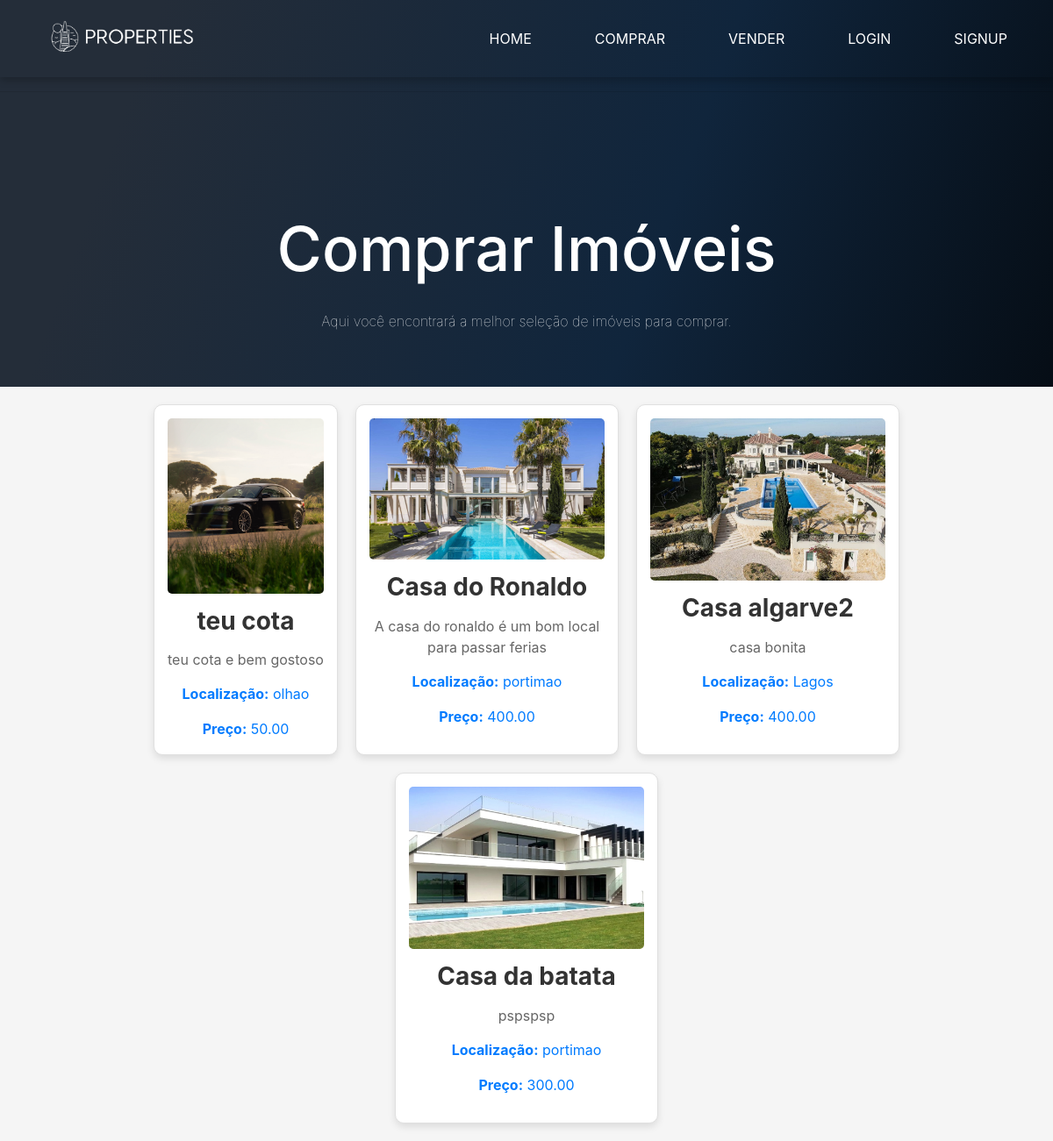
Screenshot of /comprar/ with the database file from the repository.
### base/models.py (models this page shows, shortened)
class Property(models.Model):
    LOCATION_CHOICES = [
        ('faro', 'Faro'),
        ('lagos', 'Lagos'),
        ('portimao', 'Portimão'),
        ('albufeira', 'Albufeira'),
        ('tavira', 'Tavira'),
        ('olhao', 'Olhão'),
        ('silves', 'Silves'),
        ('loule', 'Loulé'),
        ('vila_real_de_santo_antonio', 'Vila Real de Santo António'),
    ]
    host = models.ForeignKey('Profile', on_delete=models.CASCADE)
    title = models.CharField(max_length=255)
    description = models.TextField()
    location = models.CharField(max_length=100, choices=LOCATION_CHOICES)
    price = models.DecimalField(max_digits=6, decimal_places=2)
    area = models.IntegerField()
    num_bedrooms = models.IntegerField()
    num_bathrooms = models.IntegerField()
    elevator = models.BooleanField(default=False)
    parking_spaces = models.IntegerField(default=0)
    pool = models.BooleanField(default=False)

class PropertyImage(models.Model):
    property = models.ForeignKey('Property', related_name='images', on_delete=models.CASCADE)
    image = models.ImageField(upload_to='property_images/')
    uploaded_at = models.DateTimeField(auto_now_add=True)

### base/views.py (the view)
# urls.py: path('comprar/', views.buy, name='comprar'),
def buy(request):
    properties = Property.objects.order_by('-id')
    properties_with_images = []
    for prop in properties:
        first_image = prop.images.first()  # Utiliza o `related_name` definido no modelo
        properties_with_images.append((prop, first_image))
    return render(request, 'buy.html', {'properties_with_images': properties_with_images})

### templates/buy.html
{% extends 'main.html' %}
{% block content %}
<div class="content ">
    <h1>Comprar Imóveis</h1>
    <p>Aqui você encontrará a melhor seleção de imóveis para comprar.</p>
</div>
    <div class="card-container">
    {% if properties_with_images %}
        {% for property, image in properties_with_images %}
            <a href="{% url 'property_detail' property.pk %}" class="property-link">
            <div class="property-card">
                {% if image %}
                    <img src="{{ image.image.url }}" alt="{{ property.title }} - Image" class="property-image">
                {% else %}
                    <p class="no-image">Nenhuma imagem disponível</p>
                {% endif %}
                <h2 class="property-title">{{ property.title }}</h2>
                <p class="property-description">{{ property.description }}</p>
                <p><strong>Localização:</strong> {{ property.location }}</p>
                <p><strong>Preço:</strong> {{ property.price }}</p>
            </div>
            </a>
        {% endfor %}
    {% else %}
        <div class="no-property">
            Nenhum imóvel disponível no momento.
        </div>
    {% endif %}
</div>
{% endblock %}

### templates/main.html (shortened to what this page needs)
<!DOCTYPE html>
{% load static %}
<html lang="en">
<head>
    <link rel="stylesheet" href="{% static 'css/style.css' %}">
    <link href="{% static 'css/fonts.css' %}" rel="stylesheet">
    <link rel="stylesheet" href="{% static 'css/property_details.css' %}">
    <link rel="stylesheet" href="https://stackpath.bootstrapcdn.com/bootstrap/4.5.2/css/bootstrap.min.css">
</head>
<body>
    {% include 'navbar.html' %}
    {% block content %}{% endblock %}
</body>
</html>

### templates/navbar.html
{% load static %}
<nav class="navbar">
    <div class="navbar-logo">
        <a href="/" class="navbar-brand">
            <img src="{% static 'images/Logo.png' %}" alt="PROPERTIES Logo" style="width: 200px">
        </a>
    </div>
    <ul>
        <li><a href="{% url 'home' %}" class="nav-link home">HOME</a></li>
        <li><a href="{% url 'comprar' %}" class="nav-link comprar">Comprar</a></li>
        <li><a href="{% url 'add_property' %}" class="nav-link vender">Vender</a></li>
        {% if user.is_authenticated %}
            {% if user.profile.profile_picture %}
                <li>
                    <a href="{% url 'profile' %}" class="nav-link profile">
                        <img src="{{ user.profile.profile_picture.url }}" alt="Profile picture" class="navbar-profile-picture"/>
                    </a>
                </li>
            {% else %}
                <li>
                    <a href="{% url 'profile' %}" class="nav-link profile">
                        <img src="{% static 'images/default-profile-pic.png' %}" alt="Default profile picture" class="navbar-profile-picture"/>
                    </a>
                </li>
            {% endif %}
            <li class="logout-form-li">
                <form action="{% url 'logout' %}" method="post" class="logout-form">
                    {% csrf_token %}
                    <button type="submit" class="logout-button">LOGOUT</button>
                </form>
            </li>
        {% else %}
            <li><a href="{% url 'login' %}" class="nav-link login">Login</a></li>
            <li><a href="{% url 'signup' %}" class="nav-link signup">Signup</a></li>
        {% endif %}
    </ul>
</nav>
<hr>

### base/static/css/style.css (style rules this page uses)
* { margin: 0; padding: 0; box-sizing: border-box; font-family:'SFProDisplay', sans-serif; }
hr { border: none; }
html, body { margin: 0; padding: 0; min-height: 100%; position: relative; font-family: 'SFProDisplay', sans-serif; background: linear-gradient(109.6deg, rgb(36, 45, 57) 11.2%, rgb(16, 37, 60) 51.2%, rgb(0, 0, 0) 98.6%); background-attachment: fixed; background-repeat: no-repeat; background-size: cover; }
.navbar { width: 100%; margin: auto; padding: 15px 0; display: flex; align-items: center; justify-content: flex-end; top: 0; left: 0; z-index: 1000; box-shadow: 0 4px 8px rgba(0,0,0,0.2); }
.navbar-logo { flex-grow: 1; }
.navbar-brand { text-decoration: none; color: white; font-size: 20px; padding-left: 20px; font-weight: bold; }
.navbar ul { list-style: none; display: flex; align-items: center; margin: 0; padding: 0; }
.navbar ul li { list-style: none; display: inline-block; margin: 0 20px; position: relative; }
.navbar ul li a { text-decoration: none; color: white; text-transform: uppercase; }
.navbar ul li::after { content: ''; height: 3px; width: 0; background: #fff; position: absolute; left: 0; bottom: -5px; transition: 0.5s; }
.content { width: 100%; display: flex; flex-direction: column; align-items: center; justify-content: center; min-height: 40vh; text-align: center; color: #fff; }
.content h1 { font-size: 70px; margin-top: 80px; }
.content p { margin: 20px auto; font-weight: 100; line-height: 25px; }
.card-container { display: flex; flex-wrap: wrap; gap: 20px; justify-content: center; padding: 20px; background-color: #f5f5f5; }
.property-card { background-color: white; border: 1px solid #e0e0e0; border-radius: 10px; box-shadow: 0 4px 8px rgba(0, 0, 0, 0.1); max-width: 300px; height: 400px; padding: 15px; text-align: center; transition: transform 0.2s; display: flex; flex-direction: column; justify-content: space-between; }
.property-image { width: 100%; height: 200px; object-fit: cover; border-radius: 5px; margin-bottom: 15px; }
.property-title { color: #333; font-size: 1.5em; margin-bottom: 10px; }
.property-description { color: #666; margin-bottom: 10px; }

### base/static/css/property_details.css (style rules this page uses)
.property-title { font-size: 28px; font-weight: bold; color: #333333; margin-bottom: 15px; }
.property-description { margin-bottom: 15px; }

### rows the page displays
Property: image (placeholder picture), title "teu cota", description "teu cota e bem gostoso", location "olhao", price "50.00"
Property: image (picture), title "Casa do Ronaldo", description "A casa do ronaldo é um bom local para passar ferias", location "portimao", price "400.00"
Property: image (picture), title "Casa algarve2", description "casa bonita", location "Lagos", price "400.00"
Property: image (picture), title "Casa da batata", description "pspspsp", location "portimao", price "300.00"
